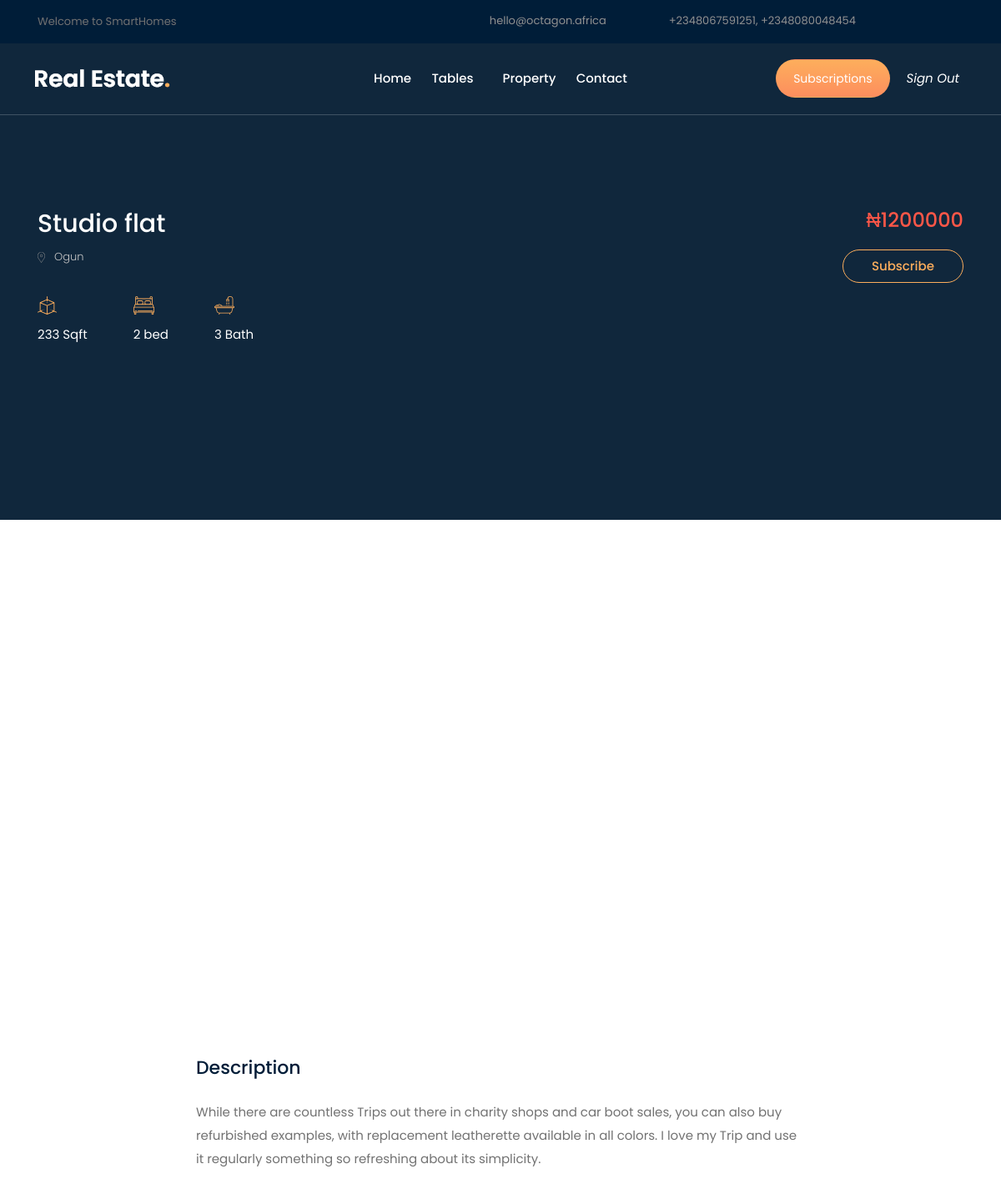
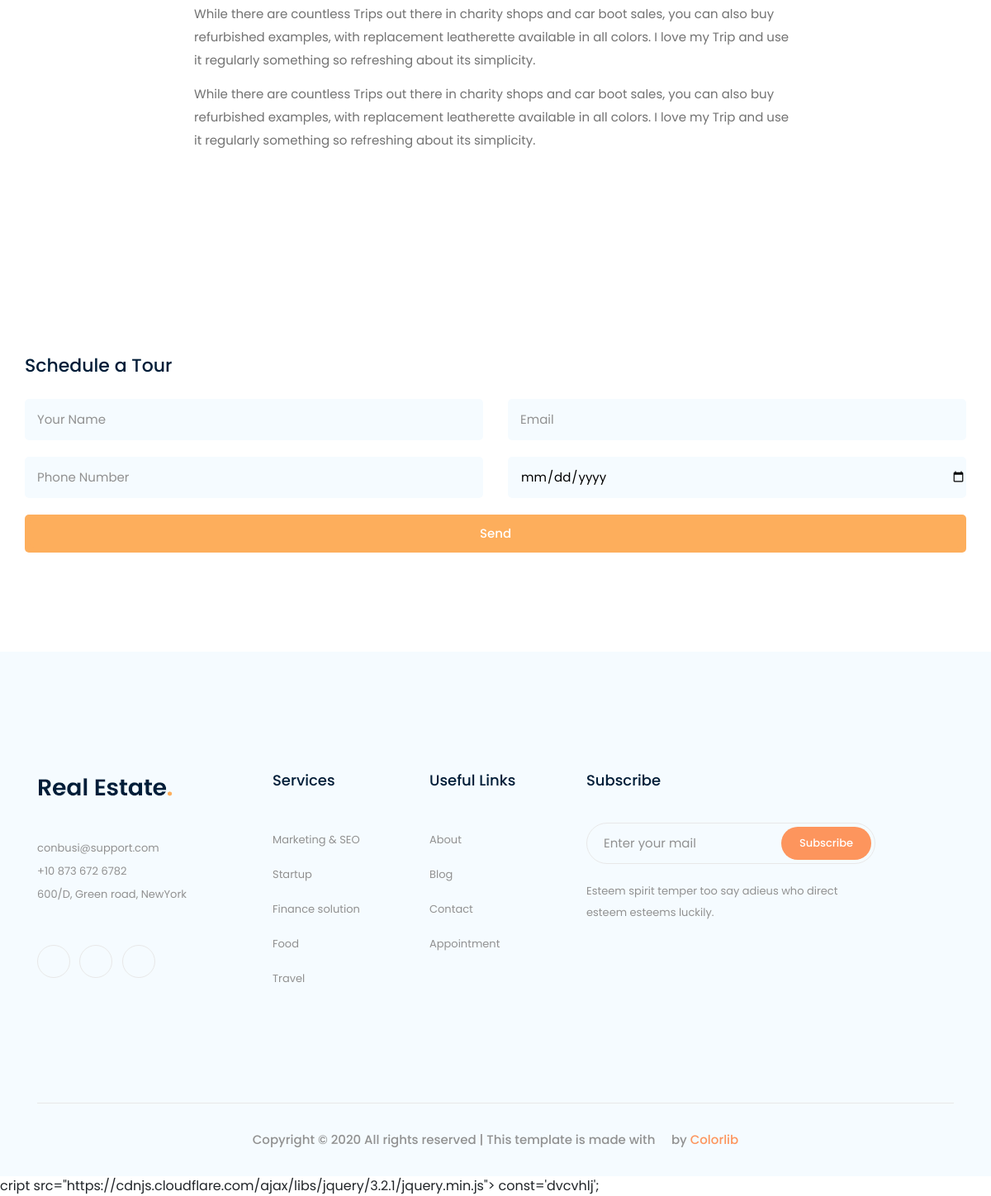
The app's page /detail/7/ (signed in) with its own data (2 pictures, top to bottom).
### Houses/models.py (models this page shows)
class Properties(models.Model):
    label = models.CharField(
        max_length=20, choices=LABEL_CHOICES, default='For_Sale')
    image1 = models.ImageField(null=True, blank=True)
    image2 = models.ImageField(null=True,  blank=True)
    image3 = models.ImageField(null=True,  blank=True)
    image4 = models.ImageField(null=True, blank=True)
    des = models.TextField(null=True, blank=True)
    title = models.CharField(max_length=100, null=True, blank=True)
    location = models.CharField(max_length=100)
    price = models.IntegerField()
    size = models.IntegerField(null=True)
    bedroom = models.IntegerField(null=True)
    bathroom = models.CharField(max_length=100)

### Houses/views.py (the view, shortened to what this page needs)
# urls.py: path('detail/<id>/', views.detailPage, name='detail_page'),
@login_required(login_url='user-login')
def detailPage(request, id):
    house = Properties.objects.get(id=id)
    print(house, 'my house')
    context = {
        'house': house
    }
    return render(request, 'propertyDetail.html', context)

### templates/propertyDetail.html (shortened to what this page needs)
{% load static %}
<!doctype html>
<html class="no-js" lang="zxx">
<head>
    <link rel="stylesheet" href="{% static 'test/css/bootstrap.min.css' %}">
    <link rel="stylesheet" href="{% static 'test/css/owl.carousel.min.css' %}">
    <link rel="stylesheet" href="{% static 'test/css/magnific-popup.css' %}">
    <link rel="stylesheet" href="{% static 'test/css/font-awesome.min.css' %}">
    <link rel="stylesheet" href="{% static 'test/css/themify-icons.css' %}">
    <link rel="stylesheet" href="{% static 'test/css/nice-select.css' %}">
    <link rel="stylesheet" href="{% static 'test/css/flaticon.css' %}">
    <link rel="stylesheet" href="{% static 'test/css/gijgo.css' %}">
    <link rel="stylesheet" href="{% static 'test/css/animate.css' %}">
    <link rel="stylesheet" href="{% static 'test/css/slick.css' %}">
    <link rel="stylesheet" href="{% static 'test/css/slicknav.css' %}">
    <link rel="stylesheet" href="https://ajax.googleapis.com/ajax/libs/jqueryui/1.11.2/themes/smoothness/jquery-ui.css">
    <link rel="stylesheet" href="{% static 'test/css/style.css' %}">
    <body>
        <header>
            <div class="header-area ">
                <div class="header-top_area d-none d-lg-block">
                    <div class="container">
                        <div class="row">
                            <div class="col-xl-5 col-md-5 ">
                                <div class="header_left">
                                    <p>Welcome to SmartHomes</p>
                                </div>
                            </div>
                            <div class="col-xl-7 col-md-7">
                                <div class="header_right d-flex">
                                    <div class="short_contact_list">
                                        <ul>
                                            <li>
                                                <a href="#"> <i class="fa fa-envelope"></i> hello@octagon.africa</a>
                                            </li>
                                            <li>
                                                <a href="#"> <i class="fa fa-phone"></i> +2348067591251, +2348080048454 </a>
                                            </li>
                                        </ul>
                                    </div>
                                    <div class="social_media_links">
                                        <a href="#">
                                            <i class="fa fa-linkedin"></i>
                                        </a>
                                        <a href="#">
                                            <i class="fa fa-facebook"></i>
                                        </a>
                                        <a href="#">
                                            <i class="fa fa-google-plus"></i>
                                        </a>
                                    </div>
                                </div>
                            </div>
                        </div>
                    </div>
                </div>
                <div id="sticky-header" class="main-header-area">
                    <div style="padding:0px 40px 0px 40px; max-width:15000px">
                        <div class="header_bottom_border">
                            <div class="row align-items-center">
                                <div class="col-xl-3 col-lg-2">
                                    <div class="logo">
                                        <a href="{% url 'home'  %}">
                                            <img src="{% static 'test/img/logo.png' %}" alt="">
                                        </a>
                                    </div>
                                </div>
                                <div class="col-xl-6 col-lg-7">
                                    <div class="main-menu  d-none d-lg-block">
                                        <nav>
                                            <ul id="navigation">
                                                <li><a href="{% url 'home' %}">home</a></li>
                                                <li>
                                                    <a href="#">Tables <i class="ti-angle-down"></i></a>
                                                </li>
                                                <li><a class="" href="{% url 'properties' %}">Property</a></li>
                                                <li><a href="{% url 'contact' %}">Contact</a></li>
                                            </ul>
                                        </nav>
                                    </div>
                                </div>
                                <div class="col-xl-3 col-lg-3 d-none d-lg-block">
                                    <div class="Appointment">
                                        <div class="book_btn d-none d-lg-block">
                                            <a href="{% url 'sublist' %}">Subscriptions</a>
                                        </div>
                                        <div class="search_btn">
                                            <a href="{% url 'logout' %}">
                                                <i> Sign Out</i>
                                            </a>
                                        </div>
                                    </div>
                                </div>
                                <div class="col-12">
                                </div>
                            </div>
                        </div>
                    </div>
                </div>
            </div>
        </header>
        <div class="property_details_banner">
            <div class="container">
                <div class="row">
                    <div class="col-xl-6 col-md-8 col-lg-6">
                        <div class="comfortable_apartment">
                            <h4>{{house.title}}</h4>
                            <p> <img src="{%   static 'img/svg_icon/location.svg'   %}" alt=""> {{house.location}}</p>
                            <div class="quality_quantity d-flex">
                                <div class="single_quantity">
                                    <img src="{%   static 'img/svg_icon/color_box.svg'   %}" alt="">
                                    <span>{{house.size}} Sqft</span>
                                </div>
                                <div class="single_quantity">
                                    <img src="{%   static 'img/svg_icon/color_bed.svg'   %}" alt="">
                                    <span> {{house.bedroom}} bed</span>
                                </div>
                                <div class="single_quantity">
                                    <img src="{%   static 'img/svg_icon/color_bath.svg'   %}" alt="">
                                    <span>{{house.bathroom}} Bath</span>
                                </div>
                            </div>
                        </div>
                    </div>
                    <div class="col-xl-6 col-md-4 col-lg-6">
                        <div class="prise_quantity">
                            <h4>₦{{house.price}}</h4>
                            <a href="subscribe/">Subscribe</a>
                        </div>
                    </div>
                </div>
            </div>
        </div>
        <div class="property_details">
            <div class="container">
                <div class="row">
                    <div class="col-xl-12">
                        <div class="property_banner">
                            <div class="property_banner_active owl-carousel">
                            </div>
                        </div>
                    </div>
                    <div class="col-xl-8 offset-xl-2 col-lg-10 offset-lg-1">
                        <div class="details_info">
                            <h4>Description</h4>
                            {{ house.des|safe}}
                        </div>
                    </div>
                    <div class="contact_field">
                        <h3>Schedule a Tour</h3>
                        <form action="" method="POST">
                            <div class="row">
                                <div class="col-xl-6 col-md-6">
                                    <input type="text" name="name" placeholder="Your Name">
                                </div>
                                <div class="col-xl-6 col-md-6">
                                    <input type="email" name='email' placeholder="Email">
                                </div>
                                <div class="col-xl-6 col-md-6">
                                    <input type="tel" name="number" placeholder="Phone Number">
                                </div>
                                <div class="col-xl-6 col-md-6">
                                    <input type="date" placeholder="Date" name="date">
                                </div>
                                <div class="col-xl-12">
                                    <div class="send_btn">
                                        <button type="submit" class="send_btn">Send</button>
                                    </div>
                                </div>
                            </div>
                        </form>
                    </div>
                </div>
            </div>
        </div>
        <footer class="footer">
            <div class="footer_top">
                <div class="container">
                    <div class="row">
                        <div class="col-xl-3 col-md-6 col-lg-3">
                            <div class="footer_widget">
                                <div class="footer_logo">
                                    <a href="#">
                                        <img src="img/footer_logo.png" alt="">
                                    </a>
                                </div>
                                <p>
                                    <a href="#">conbusi@support.com</a> <br> +10 873 672 6782 <br> 600/D, Green road, NewYork
                                </p>
                                <div class="socail_links">
                                    <ul>
                                        <li>
                                            <a href="#">
                                                <i class="ti-facebook"></i>
                                            </a>
                                        </li>
                                        <li>
                                            <a href="#">
                                                <i class="ti-twitter-alt"></i>
                                            </a>
                                        </li>
                                        <li>
                                            <a href="#">
                                                <i class="fa fa-instagram"></i>
                                            </a>
                                        </li>
                                    </ul>
                                </div>
                            </div>
                        </div>
                        <div class="col-xl-2 col-md-6 col-lg-3">
                            <div class="footer_widget">
                                <h3 class="footer_title">
                                    Services
                                </h3>
                                <ul>
                                    <li><a href="#">Marketing & SEO</a></li>
                                    <li><a href="#"> Startup</a></li>
                                    <li><a href="#">Finance solution</a></li>
                                    <li><a href="#">Food</a></li>
                                    <li><a href="#">Travel</a></li>
                                </ul>
                            </div>
                        </div>
                        <div class="col-xl-2 col-md-6 col-lg-2">
                            <div class="footer_widget">
                                <h3 class="footer_title">
                                    Useful Links
                                </h3>
                                <ul>
                                    <li><a href="#">About</a></li>
                                    <li><a href="#">Blog</a></li>
                                    <li><a href="#"> Contact</a></li>
                                    <li><a href="#">Appointment</a></li>
                                </ul>
                            </div>
                        </div>
                        <div class="col-xl-4 col-md-6 col-lg-4">
                            <div class="footer_widget">
                                <h3 class="footer_title">
                                    Subscribe
                                </h3>
                                <form action="#" class="newsletter_form">
                                    <input type="text" placeholder="Enter your mail">
                                    <button type="submit">Subscribe</button>
                                </form>
                                <p class="newsletter_text">Esteem spirit temper too say adieus who direct esteem esteems luckily.
                                </p>
                            </div>
                        </div>
                    </div>
                </div>
            </div>
            <div class="copy-right_text">
                <div class="container">
                    <div class="footer_border"></div>
                    <div class="row">
                        <div class="col-xl-12">
                            <p class="copy_right text-center">
                                Copyright &copy;
                                 All rights reserved | This template is made with <i class="fa fa-heart-o" aria-hidden="true"></i> by <a href="https://colorlib.com" target="_blank">Colorlib</a>
                            </p>
                        </div>
                    </div>
                </div>
            </div>
        </footer>
        cript src="https://cdnjs.cloudflare.com/ajax/libs/jquery/3.2.1/jquery.min.js"></script>
        const='dvcvhlj';
    </body>
</html>

### records on screen
Properties: title "Studio flat", location "Ogun", size "233", bedroom "2", bathroom "3", price "1200000", des "While there are countless Trips out there in charity shops and car boot sales, you can also buy refurbished examples, with replacement leatherette available in all colors. I love my Trip and use it regularly something so refreshing about its simplicity. While there are countless Trips out there in charity shops and car boot sales, you can also buy refurbished examples, with replacement leatherette available in all colors. I love my Trip and use it regularly something so refreshing about its simplicity. While there are countless Trips out there in charity shops and car boot sales, you can also buy refurbished examples, with replacement leatherette available in all colors. I love my Trip and…"
